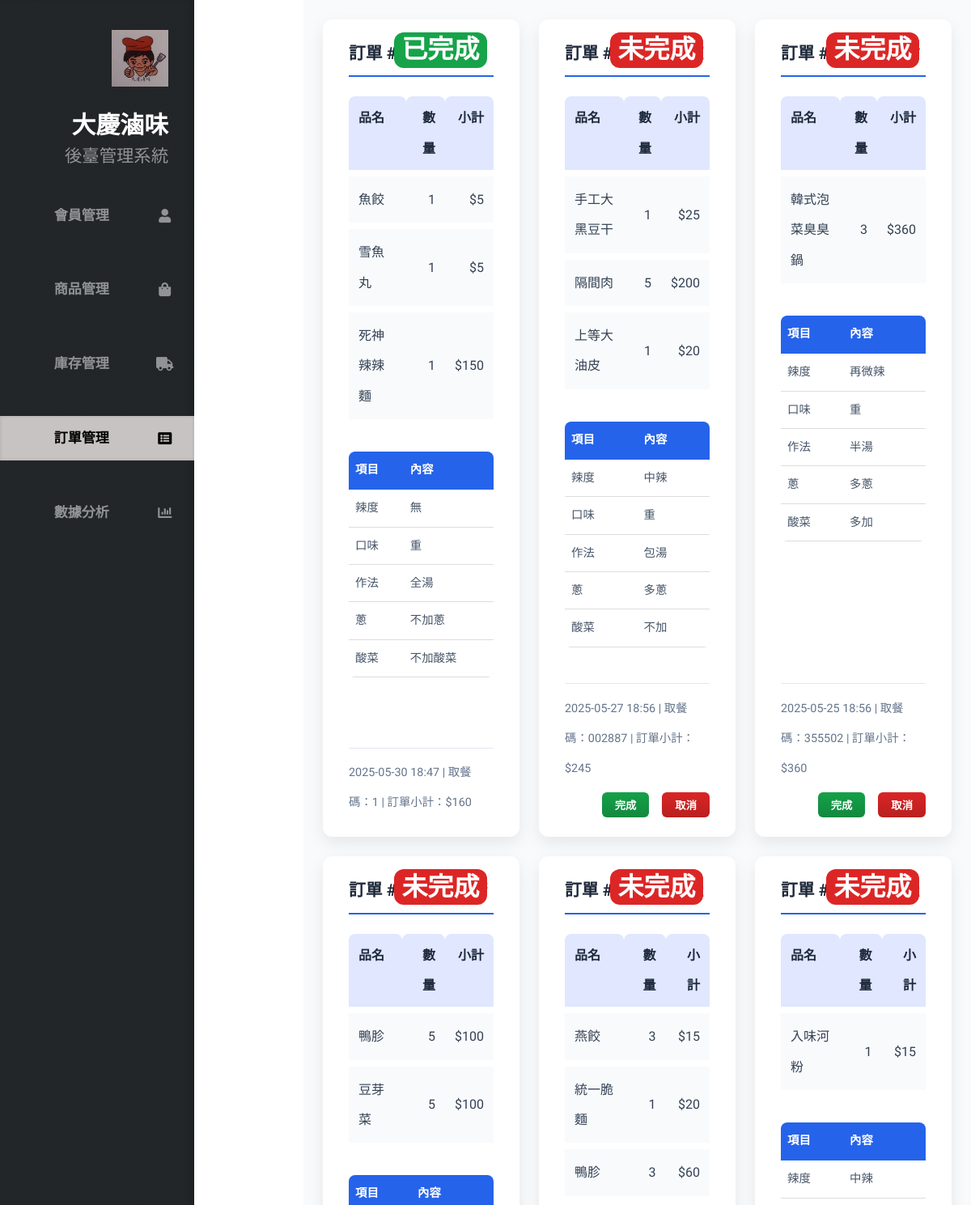
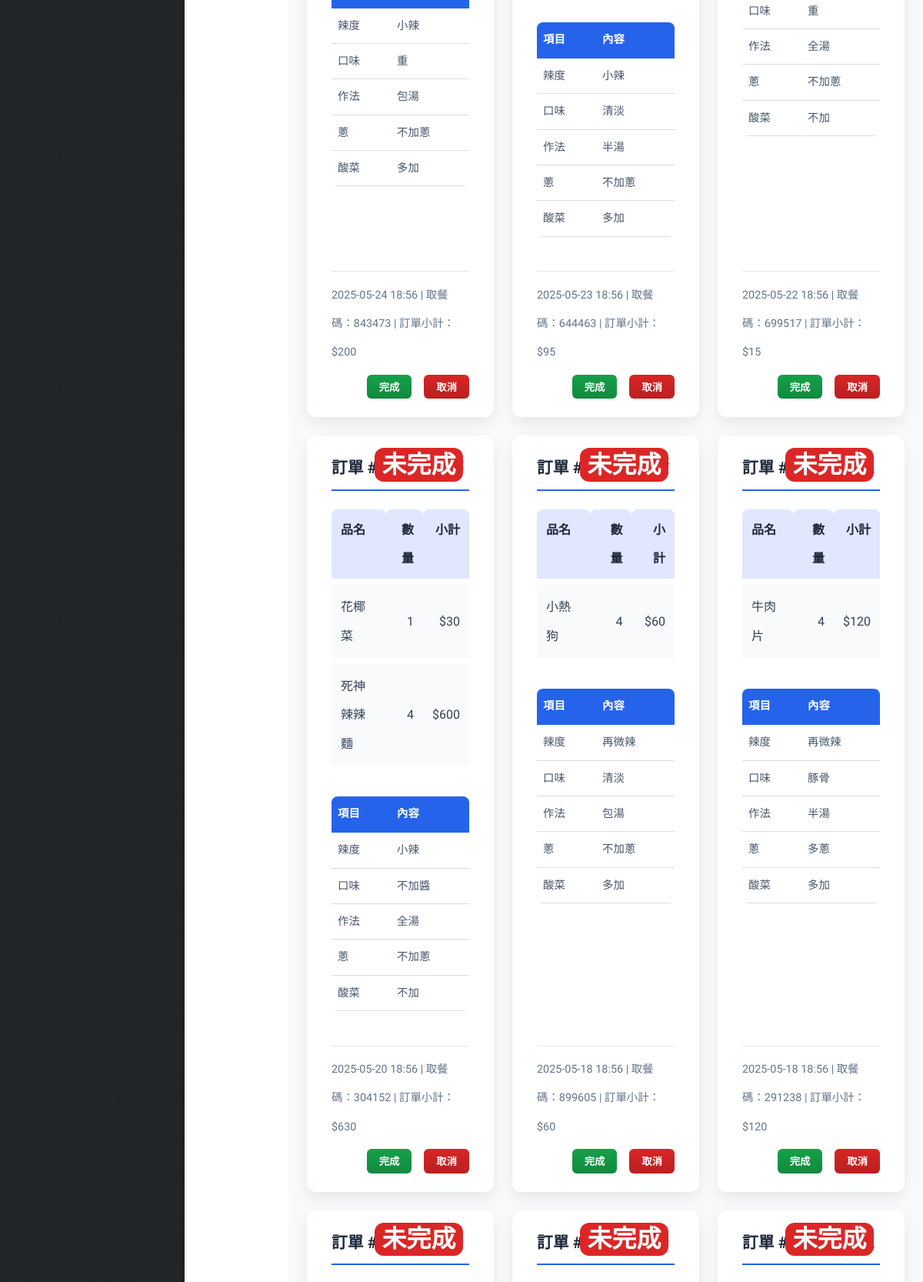
/order_history.php (signed in, upper part), run on the app's committed database (2 pictures, top to bottom).
### tables this page shows
CREATE TABLE `order` (
  `Order_ID` int(11) NOT NULL COMMENT '訂單 ID',
  `Customer_ID` int(11) DEFAULT NULL COMMENT '顧客 ID (外鍵)',
  `Order_Date` datetime DEFAULT NULL COMMENT '訂購日期',
  `Order_exit` tinyint(4) DEFAULT NULL COMMENT '訂單是否已完成 (0=否, 1=是)',
  `Pickup_Code` varchar(10) DEFAULT NULL COMMENT '取餐編號',
  `Order_Remark` text DEFAULT NULL COMMENT '訂單備註，包含辣度、口味、作法及配料等自定義選項'
);

CREATE TABLE `menu` (
  `Menu_ID` int(11) NOT NULL,
  `Product_ID` int(11) DEFAULT NULL COMMENT '產品 ID (外鍵)',
  `Menu_name` varchar(100) DEFAULT NULL COMMENT '品項名稱',
  `sell_price` int(11) DEFAULT NULL COMMENT '售價',
  `category` varchar(50) DEFAULT NULL COMMENT '分類',
  `is_available` tinyint(4) NOT NULL DEFAULT 1 COMMENT '是否上架 (0: 否, 1: 是)	',
  `pic` varchar(255) DEFAULT NULL COMMENT '菜品圖片'
);

CREATE TABLE `order_item` (
  `Item_ID` int(11) NOT NULL COMMENT '訂單項目 ID',
  `Menu_ID` int(11) NOT NULL COMMENT '菜單品項 ID (外鍵)',
  `Order_ID` int(11) DEFAULT NULL COMMENT '訂單 ID (外鍵)',
  `quantity` int(11) DEFAULT NULL COMMENT '數量',
  `unit_price` int(11) DEFAULT NULL COMMENT '單價'
);

CREATE TABLE `customer` (
  `Customer_ID` int(11) NOT NULL COMMENT '顧客 ID',
  `Customer_name` varchar(100) DEFAULT NULL COMMENT '顧客姓名',
  `Customer_mail` varchar(100) DEFAULT NULL COMMENT '顧客電子郵件',
  `Customer_phone` varchar(20) DEFAULT NULL COMMENT '顧客電話'
);

### order_history.php (the view, shortened to what this page needs)
<!DOCTYPE HTML>
<html>
<head>
  <link rel="stylesheet" href="assets/css/main.css" />
  <link rel="stylesheet" href="assets/css/ordersa.css" />
  <link rel="stylesheet" href="https://cdn.jsdelivr.net/npm/sweetalert2@11.0.18/dist/sweetalert2.min.css">
</head>
<body class="is-preload">
  <div id="header">
    <div class="top">
        <div id="logo">
            <div class="image">
                <span class="image avatar48"><img src="images/LOGOS.jpg" alt="" /></span>
            </div>
            <div class="content">
                <h1 id="title">大慶滷味</h1>
                <p>後臺管理系統</p>
            </div>
        </div>
      <nav id="nav">
        <ul>
          <li><a href="index.php" id="top-link" data-username="<?php echo $_SESSION['username']; ?>"><span class="icon solid fa-user">會員管理</span></a></li>
          <li><a href="commodity.php" id="portfolio-link" data-username="<?php echo $_SESSION['username']; ?>"><span class="icon solid fa-shopping-bag">商品管理</span></a></li>
          <li><a href="commrid.php" id="porrid-link" data-username="<?php echo $_SESSION['username']; ?>"><span class="icon solid fa-truck">庫存管理</span></a></li>
          <li><a href="order_history.php" id="about-link"><span class="icon solid fa-list-alt" style="color: #000;">訂單管理</span></a></li>
          <li><a href="dataanalysis.php" id="contact-link" data-username="<?php echo $_SESSION['username']; ?>"><span class="icon solid fa-chart-bar">數據分析</span></a></li>
        </ul>
      </nav>
    </div>
  </div>
  <?php
  function format_price($price) {
      if (floor($price) == $price) {
          return number_format($price, 0);
      } else {
          return number_format($price, 2);
      }
  }
  ?>
  <div id="mains">
    <?php
      include("db_connection.php");
      $sql = "
        SELECT
          o.Order_ID,
          o.Order_Date,
          o.Pickup_Code,
          o.Order_Remark,
          o.Order_exit,       -- 新增此欄
          c.Customer_name,
          oi.quantity,
          oi.unit_price,
          m.Menu_name
        FROM `order` o
        JOIN customer c    ON o.Customer_ID = c.Customer_ID
        JOIN order_item oi ON o.Order_ID    = oi.Order_ID
        JOIN menu m        ON oi.Menu_ID     = m.Menu_ID
        ORDER BY o.Order_Date DESC, o.Order_ID, oi.Item_ID
      ";
      $res = $conn->query($sql);
      $orders = [];
      while ($row = $res->fetch_assoc()) {
        $id = $row['Order_ID'];
          if (!isset($orders[$id])) {
            $orders[$id] = [
              'date'    => $row['Order_Date'],
              'code'    => $row['Pickup_Code'],
              'customer'=> $row['Customer_name'],
              'remark'  => $row['Order_Remark'],
              'exit'    => $row['Order_exit'],
              'items'   => [],
              'subtotal'=> 0
            ];
          }
        $itemTotal = $row['quantity'] * $row['unit_price'];
        $orders[$id]['items'][] = [
          'name'  => $row['Menu_name'],
          'qty'   => $row['quantity'],
          'total' => $itemTotal
        ];
        $orders[$id]['subtotal'] += $itemTotal;
      }
      foreach ($orders as $orderId => $o) {
        echo '<div class="card">';
        echo '<div class="card-header">';
        echo '訂單 #' . htmlspecialchars($orderId) . ' — ' . htmlspecialchars($o['customer']);
        if ($o['exit'] == 1) {
          echo '<span class="order-status completed">已完成</span>';
        } else {
          echo '<span class="order-status pending">未完成</span>';
        }
        echo '</div>';
        echo '<div class="card-body">';
        echo '<table class="items-table">';
        echo '<thead><tr><th>品名</th><th style="text-align:right;">數量</th><th style="text-align:right;">小計</th></tr></thead>';
        echo '<tbody>';
          foreach ($o['items'] as $item) {
            echo '<tr>';
            echo '<td>' . htmlspecialchars($item['name']) . '</td>';
            echo '<td style="text-align:right;">' . intval($item['qty']) . '</td>';
            echo '<td style="text-align:right;">$' . format_price($item['total']) . '</td>';
            echo '</tr>';
          }
          echo '</tbody></table>';
          if (!empty($o['remark'])) {
            $remarkArr = array_map('trim', explode(',', $o['remark']));
            echo '<table class="remark-table" style="width:100%; border-collapse: collapse; margin-top: 10px;">';
            echo '<thead><tr><th style="text-align:left; padding:4px 8px; border-bottom: 2px solid #2563eb;">項目</th><th style="text-align:left; padding:4px 8px; border-bottom: 2px solid #2563eb;">內容</th></tr></thead>';
            echo '<tbody>';
            foreach ($remarkArr as $line) {
              $parts = explode(':', $line, 2);
              if (count($parts) == 2) {
                $key = htmlspecialchars(trim($parts[0]));
                $val = htmlspecialchars(trim($parts[1]));
                echo "<tr>";
                echo "<td style='padding:4px 8px; border-bottom: 1px solid #ddd;'>$key</td>";
                echo "<td style='padding:4px 8px; border-bottom: 1px solid #ddd;'>$val</td>";
                echo "</tr>";
              }
            }
            echo '</tbody></table>';
          }
          echo '</div>';
          echo '<div class="card-footer">'
            . date('Y-m-d H:i', strtotime($o['date']))
            . ' | 取餐碼：' . htmlspecialchars($o['code'])
            . ' | 訂單小計：$' . format_price($o['subtotal'])
            . '</div>';
            if ($o['exit'] != 1) {
                echo '<div class="card-actions">';
                echo '<button class="btn-complete" data-orderid="' . $orderId . '">完成</button>';
                echo '<button class="btn-cancel" data-orderid="' . $orderId . '">取消</button>';
                echo '</div>';
            }
        echo '</div>';
      }
    ?>
  </div>
</body>
</html>

### assets/css/ordersa.css (style rules this page uses)
#about-link { background: rgb(199, 195, 195); box-shadow: inset 0 0 0.25em 0 rgba(0, 0, 0, 0.125); }
#mains { display: grid; grid-template-columns: repeat(3, 1fr); gap: 1.5rem; padding: 1.5rem; background-color: #f9fafb; margin-left: 375px; }
.card { background: #ffffff; border-radius: 12px; box-shadow: 0 8px 20px rgba(0,0,0,0.08); padding: 1.5rem 2rem; display: flex; flex-direction: column; justify-content: space-between; transition: transform 0.3s ease, box-shadow 0.3s ease; cursor: default; }
.card-header { position: relative; font-size: 1.3rem; font-weight: 700; color: #1e293b; margin-bottom: 1rem; border-bottom: 2px solid #2563eb; padding-bottom: 0.5rem; }
.order-status { position: absolute; top: -0.5rem; right: 0.5rem; font-size: 2rem; font-weight: 700; padding: 0.2rem 0.6rem; border-radius: 12px; color: white; user-select: none; }
.order-status.completed { background-color: #16a34a; }
.order-status.pending { background-color: #dc2626; }
.card-header { font-size: 1.3rem; font-weight: 700; color: #1e293b; margin-bottom: 1rem; border-bottom: 2px solid #2563eb; padding-bottom: 0.5rem; }
.card-body { flex: 1; margin-bottom: 1rem; font-size: 1rem; color: #334155; }
.items-table { width: 100%; border-collapse: separate; border-spacing: 0 8px; font-size: 1rem; color: #334155; }
.items-table thead th { padding: 8px 12px; font-weight: 700; background-color: #e0e7ff; color: #1e293b; text-align: left; border-radius: 8px 8px 0 0; }
.items-table tbody tr { background-color: #f9fafb; transition: background-color 0.25s ease; border-radius: 6px; }
.items-table tbody td { padding: 10px 12px; vertical-align: middle; }
.items-table tbody td:nth-child(2), .items-table tbody td:nth-child(3) { text-align: right; }
.card-actions { margin-top: 10px; display: flex; gap: 1rem; justify-content: flex-end; }
.card-actions button { padding: 0.4rem 1rem; border: none; border-radius: 6px; font-weight: 600; cursor: pointer; transition: background-color 0.3s ease; color: white; }
.btn-complete { background-color: #16a34a; }
.btn-cancel { background-color: #dc2626; }
.card-footer { font-size: 0.9rem; color: #64748b; border-top: 1px solid #e2e8f0; padding-top: 0.7rem; display: flex; justify-content: space-between; flex-wrap: wrap; gap: 0.3rem; }
.remark-table { font-size: 0.9rem; color: #475569; background: #f9fafb; border-radius: 8px; box-shadow: inset 0 0 5px rgba(37, 99, 235, 0.1); overflow: hidden; }
.remark-table th { background-color: #2563eb; color: white; font-weight: 600; }
.remark-table td { background-color: white; }

### data on the page
order: menu.Menu_name "魚餃", qty "1", order_item.unit_price "5", menu.Menu_name "雪魚丸", menu.Menu_name "死神辣辣麵", order_item.unit_price "150"
order: menu.Menu_name "手工大黑豆干", order_item.quantity "1", order_item.unit_price "25", menu.Menu_name "隔間肉", order_item.quantity "5", total "200", menu.Menu_name "上等大油皮", order_item.unit_price "20"
order: orderId "13", Customer_ID.Customer_name "廖琮瀚", Order_exit "未完成", menu.Menu_name "韓式泡菜臭臭鍋", order_item.quantity "3", total "360", Order_Remark "辣度", Order_Remark "再微辣", Order_Remark "口味", Order_Remark "重", Order_Remark "作法", Order_Remark "半湯", Order_Remark "蔥", Order_Remark "多蔥", Order_Remark "酸菜", Order_Remark "多加", Order_Date "2025-05-25 18:56", Pickup_Code "355502", subtotal "360"
order: menu.Menu_name "鴨胗", order_item.quantity "5", total "100", menu.Menu_name "豆芽菜"
order: menu.Menu_name "燕餃", order_item.quantity "3", total "15", menu.Menu_name "統一脆麵", order_item.quantity "1", order_item.unit_price "20", menu.Menu_name "鴨胗", total "60"
order: orderId "10", Customer_ID.Customer_name "吳宗憲", Order_exit "未完成", menu.Menu_name "入味河粉", order_item.quantity "1", order_item.unit_price "15", Order_Remark "辣度", Order_Remark "中辣", Order_Remark "口味", Order_Remark "重", Order_Remark "作法", Order_Remark "全湯", Order_Remark "蔥", Order_Remark "不加蔥", Order_Remark "酸菜", Order_Remark "不加", Order_Date "2025-05-22 18:56", Pickup_Code "699517"
order: menu.Menu_name "花椰菜", order_item.quantity "1", order_item.unit_price "30", menu.Menu_name "死神辣辣麵", order_item.quantity "4", total "600"
order: orderId "11", Customer_ID.Customer_name "廖琮瀚", Order_exit "未完成", menu.Menu_name "小熱狗", order_item.quantity "4", total "60", Order_Remark "辣度", Order_Remark "再微辣", Order_Remark "口味", Order_Remark "清淡", Order_Remark "作法", Order_Remark "包湯", Order_Remark "蔥", Order_Remark "不加蔥", Order_Remark "酸菜", Order_Remark "多加", Order_Date "2025-05-18 18:56", Pickup_Code "899605", subtotal "60"
order: orderId "27", Customer_ID.Customer_name "蔡宏仁", Order_exit "未完成", menu.Menu_name "牛肉片", order_item.quantity "4", total "120", Order_Remark "辣度", Order_Remark "再微辣", Order_Remark "口味", Order_Remark "豚骨", Order_Remark "作法", Order_Remark "半湯", Order_Remark "蔥", Order_Remark "多蔥", Order_Remark "酸菜", Order_Remark "多加", Order_Date "2025-05-18 18:56", Pickup_Code "291238", subtotal "120"
order: orderId "22", Customer_ID.Customer_name "蔡宏仁", Order_exit "未完成"

### other printed values
$orderId "9"
$o['customer'] "廖琮瀚"
$key "辣度"
$val "無"
$key "口味"
$val "重"
$key "作法"
$val "全湯"
$key "蔥"
$val "不加蔥"
$key "酸菜"
$val "不加酸菜"
date('Y-m-d H:i', strtotime($o['date'])) "2025-05-30 18:47"
$o['code'] "1"
format_price($o['subtotal']) "160"
